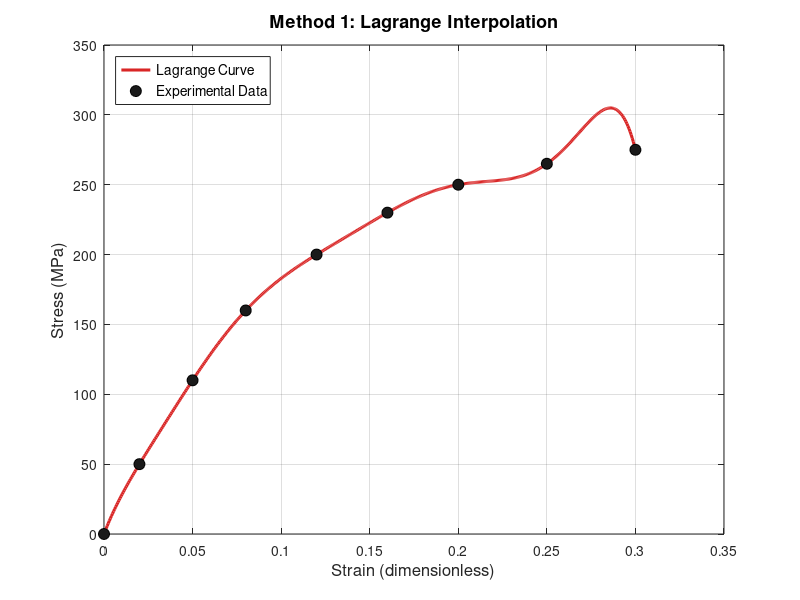
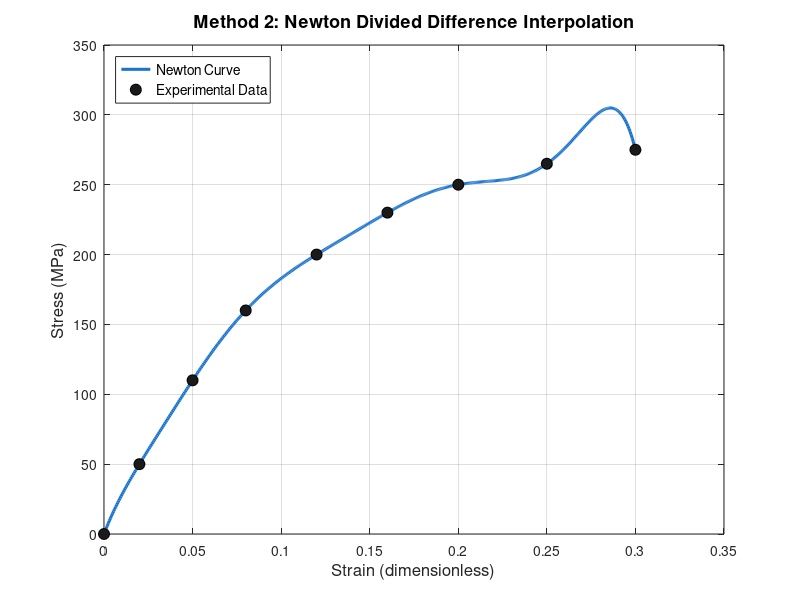
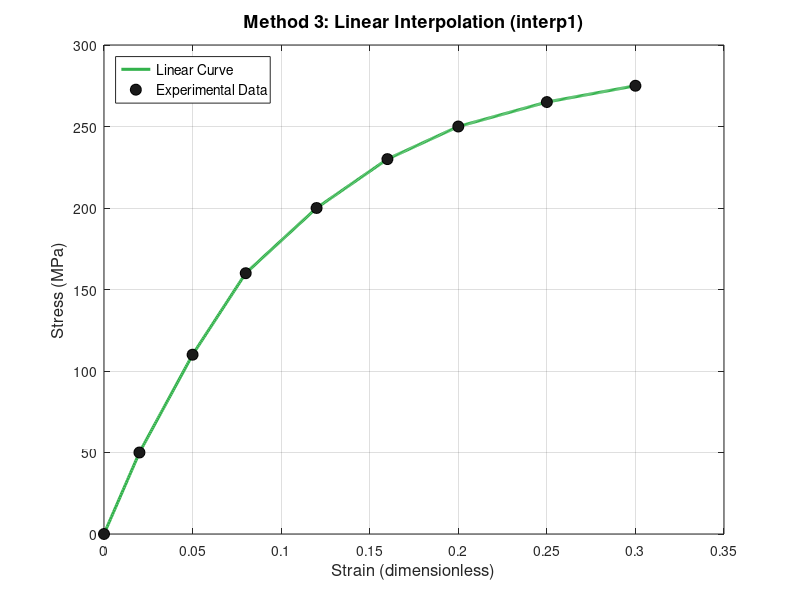
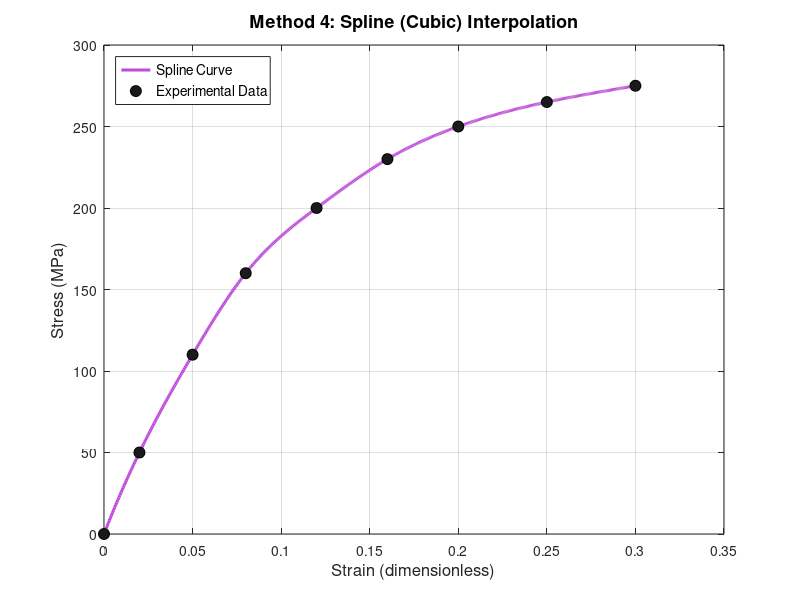

Write MATLAB code to recreate these figures, in order. (Note: this script raises an error after producing the figures.)
%% =========================================================
%  MATLAB PROJECT: Interpolation of Experimental Data
%  Topic: Stress-Strain Data Interpolation
%  Numerical Methods Course
%% =========================================================
%  Methods Implemented:
%   1. Lagrange Interpolation
%   2. Newton's Divided Difference Interpolation
%   3. MATLAB built-in interp1 (Linear)
%   4. MATLAB built-in interp1 (Spline / Cubic)
%% =========================================================

clc; clear; close all;

%% ---- EXPERIMENTAL DATA (Stress-Strain, e.g. Copper alloy) ----
% x = Strain (dimensionless)
% y = Stress (MPa)

x_data = [0.00, 0.02, 0.05, 0.08, 0.12, 0.16, 0.20, 0.25, 0.30];
y_data = [0,   50,  110,  160,  200,  230,  250,  265,  275];

n = length(x_data);   % Number of data points

% Fine grid for smooth interpolation curves
x_fine = linspace(x_data(1), x_data(end), 500);

% Query points for comparison table
x_query = [0.01, 0.03, 0.06, 0.10, 0.14, 0.18, 0.22, 0.27];

fprintf('==========================================================\n');
fprintf('  INTERPOLATION OF EXPERIMENTAL STRESS-STRAIN DATA\n');
fprintf('==========================================================\n\n');

%% ====================================================
%  METHOD 1: LAGRANGE INTERPOLATION
%% ====================================================

fprintf('--- Method 1: Lagrange Interpolation ---\n');

% --- Function for Lagrange basis polynomial ---
lagrange = @(xd, yd, xq) arrayfun(@(xi) ...
    sum(yd .* arrayfun(@(k) prod((xi - xd([1:k-1, k+1:end])) ./ ...
    (xd(k) - xd([1:k-1, k+1:end]))), 1:length(xd))), xq);

y_lagrange_fine   = lagrange(x_data, y_data, x_fine);
y_lagrange_query  = lagrange(x_data, y_data, x_query);

fprintf('  Query Points & Lagrange Results:\n');
fprintf('  %-10s  %-15s\n', 'Strain', 'Stress (MPa)');
for i = 1:length(x_query)
    fprintf('  %-10.4f  %-15.4f\n', x_query(i), y_lagrange_query(i));
end

%% ====================================================
%  METHOD 2: NEWTON'S DIVIDED DIFFERENCE INTERPOLATION
%% ====================================================

fprintf('\n--- Method 2: Newton Divided Difference ---\n');

% Build divided difference table
dd = zeros(n, n);
dd(:,1) = y_data(:);

for j = 2:n
    for i = j:n
        dd(i,j) = (dd(i,j-1) - dd(i-1,j-1)) / (x_data(i) - x_data(i-j+1));
    end
end

% Print divided difference table
fprintf('\n  Divided Difference Table (coefficients on diagonal):\n');
fprintf('  %-8s  %-12s', 'x', 'f[x]');
for j = 2:n
    fprintf('  %-14s', sprintf('Order-%d', j-1));
end
fprintf('\n');
for i = 1:n
    fprintf('  %-8.4f  %-12.4f', x_data(i), dd(i,1));
    for j = 2:i
        fprintf('  %-14.6f', dd(i,j));
    end
    fprintf('\n');
end

% Newton coefficients = diagonal of dd table
coeff = diag(dd);

% Newton interpolation evaluation function
function y = newton_eval(x_data, coeff, xq)
    n = length(coeff);
    y = zeros(size(xq));
    for qi = 1:length(xq)
        xi = xq(qi);
        val = coeff(1);
        prod_term = 1;
        for k = 2:n
            prod_term = prod_term * (xi - x_data(k-1));
            val = val + coeff(k) * prod_term;
        end
        y(qi) = val;
    end
end

y_newton_fine  = newton_eval(x_data, coeff, x_fine);
y_newton_query = newton_eval(x_data, coeff, x_query);

fprintf('\n  Query Points & Newton Results:\n');
fprintf('  %-10s  %-15s\n', 'Strain', 'Stress (MPa)');
for i = 1:length(x_query)
    fprintf('  %-10.4f  %-15.4f\n', x_query(i), y_newton_query(i));
end

%% ====================================================
%  METHOD 3: MATLAB interp1 - LINEAR
%% ====================================================

fprintf('\n--- Method 3: Linear Interpolation (MATLAB interp1) ---\n');

y_linear_fine  = interp1(x_data, y_data, x_fine,  'linear');
y_linear_query = interp1(x_data, y_data, x_query, 'linear');

fprintf('  Query Points & Linear Results:\n');
fprintf('  %-10s  %-15s\n', 'Strain', 'Stress (MPa)');
for i = 1:length(x_query)
    fprintf('  %-10.4f  %-15.4f\n', x_query(i), y_linear_query(i));
end

%% ====================================================
%  METHOD 4: MATLAB interp1 - SPLINE (Cubic)
%% ====================================================

fprintf('\n--- Method 4: Spline (Cubic) Interpolation ---\n');

y_spline_fine  = interp1(x_data, y_data, x_fine,  'spline');
y_spline_query = interp1(x_data, y_data, x_query, 'spline');

fprintf('  Query Points & Spline Results:\n');
fprintf('  %-10s  %-15s\n', 'Strain', 'Stress (MPa)');
for i = 1:length(x_query)
    fprintf('  %-10.4f  %-15.4f\n', x_query(i), y_spline_query(i));
end

%% ====================================================
%  COMPARISON TABLE (All Methods at Query Points)
%% ====================================================

fprintf('\n==========================================================\n');
fprintf('  COMPARISON TABLE AT QUERY POINTS\n');
fprintf('==========================================================\n');
fprintf('  %-8s  %-12s  %-12s  %-12s  %-12s\n', ...
    'Strain', 'Lagrange', 'Newton', 'Linear', 'Spline');
fprintf('  %s\n', repmat('-',1,60));
for i = 1:length(x_query)
    fprintf('  %-8.4f  %-12.4f  %-12.4f  %-12.4f  %-12.4f\n', ...
        x_query(i), y_lagrange_query(i), y_newton_query(i), ...
        y_linear_query(i), y_spline_query(i));
end

%% ====================================================
%  ERROR ANALYSIS (vs Spline as reference)
%% ====================================================

fprintf('\n==========================================================\n');
fprintf('  ERROR ANALYSIS (Absolute Difference vs Spline Reference)\n');
fprintf('==========================================================\n');
fprintf('  %-8s  %-14s  %-14s  %-14s\n', 'Strain','|Err_Lagrange|', ...
    '|Err_Newton|','|Err_Linear|');
fprintf('  %s\n', repmat('-',1,56));
for i = 1:length(x_query)
    fprintf('  %-8.4f  %-14.6f  %-14.6f  %-14.6f\n', ...
        x_query(i), ...
        abs(y_lagrange_query(i) - y_spline_query(i)), ...
        abs(y_newton_query(i)   - y_spline_query(i)), ...
        abs(y_linear_query(i)   - y_spline_query(i)));
end

%% ====================================================
%  PLOTTING
%% ====================================================

colors = struct('lagrange', [0.85 0.15 0.15], ...
                'newton',   [0.10 0.45 0.80], ...
                'linear',   [0.20 0.70 0.30], ...
                'spline',   [0.75 0.30 0.85], ...
                'data',     [0.10 0.10 0.10]);

%% -- Figure 1: Lagrange (Individual) --
figure('Name','Lagrange Interpolation','NumberTitle','off', ...
       'Position',[50 550 560 400]);
plot(x_fine, y_lagrange_fine, '-', 'Color', colors.lagrange, 'LineWidth', 2.2); hold on;
plot(x_data, y_data, 'ko', 'MarkerSize', 8, 'MarkerFaceColor', colors.data, ...
     'DisplayName', 'Data Points');
xlabel('Strain (dimensionless)', 'FontSize', 12);
ylabel('Stress (MPa)', 'FontSize', 12);
title('Method 1: Lagrange Interpolation', 'FontSize', 13, 'FontWeight', 'bold');
legend({'Lagrange Curve','Experimental Data'}, 'Location', 'northwest', 'FontSize', 10);
grid on; box on;

%% -- Figure 2: Newton (Individual) --
figure('Name','Newton Divided Difference','NumberTitle','off', ...
       'Position',[620 550 560 400]);
plot(x_fine, y_newton_fine, '-', 'Color', colors.newton, 'LineWidth', 2.2); hold on;
plot(x_data, y_data, 'ko', 'MarkerSize', 8, 'MarkerFaceColor', colors.data);
xlabel('Strain (dimensionless)', 'FontSize', 12);
ylabel('Stress (MPa)', 'FontSize', 12);
title('Method 2: Newton Divided Difference Interpolation', 'FontSize', 13, 'FontWeight', 'bold');
legend({'Newton Curve','Experimental Data'}, 'Location', 'northwest', 'FontSize', 10);
grid on; box on;

%% -- Figure 3: Linear (Individual) --
figure('Name','Linear Interpolation','NumberTitle','off', ...
       'Position',[50 100 560 400]);
plot(x_fine, y_linear_fine, '-', 'Color', colors.linear, 'LineWidth', 2.2); hold on;
plot(x_data, y_data, 'ko', 'MarkerSize', 8, 'MarkerFaceColor', colors.data);
xlabel('Strain (dimensionless)', 'FontSize', 12);
ylabel('Stress (MPa)', 'FontSize', 12);
title('Method 3: Linear Interpolation (interp1)', 'FontSize', 13, 'FontWeight', 'bold');
legend({'Linear Curve','Experimental Data'}, 'Location', 'northwest', 'FontSize', 10);
grid on; box on;

%% -- Figure 4: Spline (Individual) --
figure('Name','Spline Interpolation','NumberTitle','off', ...
       'Position',[620 100 560 400]);
plot(x_fine, y_spline_fine, '-', 'Color', colors.spline, 'LineWidth', 2.2); hold on;
plot(x_data, y_data, 'ko', 'MarkerSize', 8, 'MarkerFaceColor', colors.data);
xlabel('Strain (dimensionless)', 'FontSize', 12);
ylabel('Stress (MPa)', 'FontSize', 12);
title('Method 4: Spline (Cubic) Interpolation', 'FontSize', 13, 'FontWeight', 'bold');
legend({'Spline Curve','Experimental Data'}, 'Location', 'northwest', 'FontSize', 10);
grid on; box on;

%% -- Figure 5: All 4 Methods in ONE subplot page (2x2) --
figure('Name','All Methods - Individual Subplots','NumberTitle','off', ...
       'Position',[50 50 1100 750]);

% Subplot 1 - Lagrange
subplot(2,2,1);
plot(x_fine, y_lagrange_fine, '-', 'Color', colors.lagrange, 'LineWidth', 2); hold on;
plot(x_data, y_data, 'ko', 'MarkerSize', 7, 'MarkerFaceColor', colors.data);
xlabel('Strain','FontSize',11); ylabel('Stress (MPa)','FontSize',11);
title('(a) Lagrange Interpolation','FontSize',12,'FontWeight','bold');
legend({'Lagrange','Data Points'},'Location','northwest','FontSize',9);
grid on; box on; ylim([-20 300]);

% Subplot 2 - Newton
subplot(2,2,2);
plot(x_fine, y_newton_fine, '-', 'Color', colors.newton, 'LineWidth', 2); hold on;
plot(x_data, y_data, 'ko', 'MarkerSize', 7, 'MarkerFaceColor', colors.data);
xlabel('Strain','FontSize',11); ylabel('Stress (MPa)','FontSize',11);
title('(b) Newton Divided Difference','FontSize',12,'FontWeight','bold');
legend({'Newton','Data Points'},'Location','northwest','FontSize',9);
grid on; box on; ylim([-20 300]);

% Subplot 3 - Linear
subplot(2,2,3);
plot(x_fine, y_linear_fine, '-', 'Color', colors.linear, 'LineWidth', 2); hold on;
plot(x_data, y_data, 'ko', 'MarkerSize', 7, 'MarkerFaceColor', colors.data);
xlabel('Strain','FontSize',11); ylabel('Stress (MPa)','FontSize',11);
title('(c) Linear Interpolation','FontSize',12,'FontWeight','bold');
legend({'Linear','Data Points'},'Location','northwest','FontSize',9);
grid on; box on; ylim([-20 300]);

% Subplot 4 - Spline
subplot(2,2,4);
plot(x_fine, y_spline_fine, '-', 'Color', colors.spline, 'LineWidth', 2); hold on;
plot(x_data, y_data, 'ko', 'MarkerSize', 7, 'MarkerFaceColor', colors.data);
xlabel('Strain','FontSize',11); ylabel('Stress (MPa)','FontSize',11);
title('(d) Spline (Cubic) Interpolation','FontSize',12,'FontWeight','bold');
legend({'Spline','Data Points'},'Location','northwest','FontSize',9);
grid on; box on; ylim([-20 300]);

sgtitle('All Interpolation Methods – Individual Plots', ...
        'FontSize', 14, 'FontWeight', 'bold');

%% -- Figure 6: All Methods on ONE Combined Graph --
figure('Name','Combined - All Methods','NumberTitle','off', ...
       'Position',[150 150 900 550]);

plot(x_fine, y_lagrange_fine, '-',  'Color', colors.lagrange, 'LineWidth', 2.2, ...
     'DisplayName', 'Lagrange'); hold on;
plot(x_fine, y_newton_fine,   '--', 'Color', colors.newton,   'LineWidth', 2.2, ...
     'DisplayName', 'Newton Div. Diff.');
plot(x_fine, y_linear_fine,   ':',  'Color', colors.linear,   'LineWidth', 2.5, ...
     'DisplayName', 'Linear (interp1)');
plot(x_fine, y_spline_fine,   '-.', 'Color', colors.spline,   'LineWidth', 2.2, ...
     'DisplayName', 'Cubic Spline');
plot(x_data, y_data, 'ko', 'MarkerSize', 9, 'MarkerFaceColor', 'k', ...
     'DisplayName', 'Experimental Data');

xlabel('Strain (dimensionless)', 'FontSize', 13);
ylabel('Stress (MPa)', 'FontSize', 13);
title('Comparison of All Interpolation Methods – Stress vs. Strain', ...
      'FontSize', 14, 'FontWeight', 'bold');
legend('Location', 'northwest', 'FontSize', 11);
grid on; box on;
annotation('textbox',[0.15 0.65 0.25 0.10], ...
    'String', {'Lagrange \approx Newton (both', 'global polynomial methods)'; ...
               'Spline smoothest fit'}, ...
    'FontSize', 9, 'EdgeColor', [0.7 0.7 0.7], 'BackgroundColor', [1 1 0.9]);

fprintf('\n==========================================================\n');
fprintf('  All plots generated successfully!\n');
fprintf('  Figures: 1-Lagrange | 2-Newton | 3-Linear | 4-Spline\n');
fprintf('           5-All Subplots (2x2) | 6-Combined Comparison\n');
fprintf('==========================================================\n');
